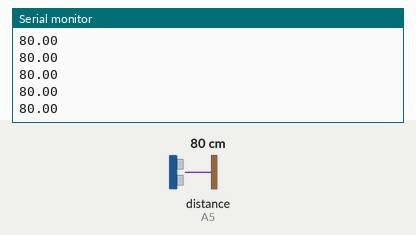
Simulated run of this sketch. Board: Arduino Uno, built with avr-gcc and run on an emulated ATmega328P. Shown: the last lines printed to the serial monitor. The inputs (shaded band) are chosen by the test bench; at power-on: distance to the obstacle (sensor on A5) 80 cm. The echo pulse lasts 58.3 µs per cm.

Above: at 1.2 s.
1.3 s: distance to the obstacle (sensor on A5) set to 2 cm
At 1.32 s:
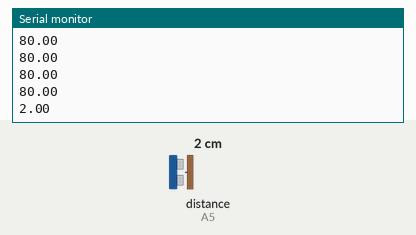
2.8 s: distance to the obstacle (sensor on A5) set to 4 cm
At 2.85 s:
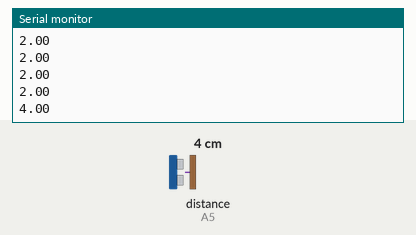
Timing chart, 0 to 5.8 s (numbered marks = the images above; inputs shaded):
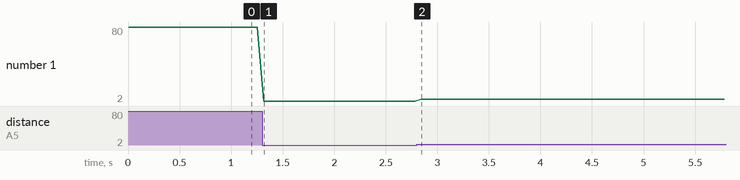

The sketch:

US_Sensor_Test.ino
```cpp
#include <HCSR04.h>

HCSR04 hc(A4, A5); //initialisation class HCSR04 (trig pin , echo pin)

void setup()
{
  Serial.begin(9600);
}

void loop()
{
  Serial.println( hc.dist() ); //return current distance (cm) in serial
  delay(60);                   // we suggest to use over 60ms measurement cycle, in order to prevent trigger signal to the echo signal.
}
```

Measured:
- after the input at 1.3 s, the serial monitor: prints a new line at once (image 1)
- after the input at 2.8 s, the serial monitor: prints a new line at once (image 2)
- plotted number 1: 80 → 2 after the input at 1.3 s, 2 → 4 after the input at 2.8 s
